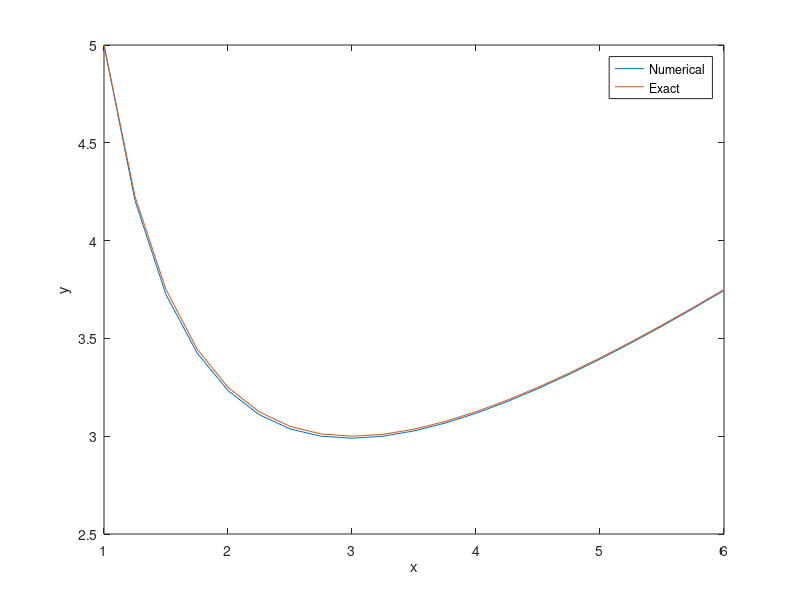

This figure's MATLAB source: (Note: this script raises an error after producing the figure.)
clc;
clear;
close all;
%function definition
function [x, y] = odeMixedPreCor(ODE, a, b, h, yINI)
  N = (b-a)/h;
  x = a:h:b;
  y = zeros(1, N);
  y(1) = yINI;
  
  %first step:
  for counter = 1:2
    %predictor with Euler's explicit method
    y(counter+1) = y(counter) + ODE(x(counter), y(counter))*h;
    y_k = y(counter+1);
    %corrector with an implicit method
    while true
      y(counter+1) = y(counter) + (ODE(x(counter), y(counter))+ODE(x(counter+1), y_k))*h/2;
      if norm((y(counter+1)-y_k)/y_k) < 5*10^(-4)
        break
      else
        y_k = y(counter+1);
      end 
    endwhile
  end
  
  %following steps:
  for counter = 3:N
    %predictor with Adams-Bashforth's explicit method
    y(counter+1) = y(counter) + (23*ODE(x(counter),y(counter))...
                                -16*ODE(x(counter-1),y(counter-1))...
                                +5*ODE(x(counter-2),y(counter-2)))*h/12;
    y_k = y(counter+1);
    %corrector with Adams-Moulton implicit method
    while true
      y(counter+1) = y(counter) + (5*ODE(x(counter+1), y_k)...
                                  + 8*ODE(x(counter), y(counter))
                                  - ODE(x(counter-1), y(counter-1)))*h/12;
      if norm((y(counter+1)-y_k)/y_k) < 10^(-5)
        break
      else
        y_k = y(counter+1);
      end 
    endwhile
  
  end
end

%User defined code
ODE = @(x, y)(1 - y/x);
fexact = @(x)(x./2 + 9./(2.*x));
[x, y] = odeMixedPreCor(ODE, 1, 6, 0.25, 5);
y_exact = fexact(x);
Error = y_exact - y;

%Get numerical solution
fprintf('predict(%0.2f) = %f,  f_exact = %f,  Error = %f\n', [x;y;y_exact;Error]);

%Plot numerical and then analytical solution
plot(x,y)
hold on
plot(x,y_exact);
legend('Numerical', 'Exact');
xlabel('x');
ylabel('y');

%get export as a xlsx file
xlswrite('report.xlsx', [x', y', y_exact', Error']);